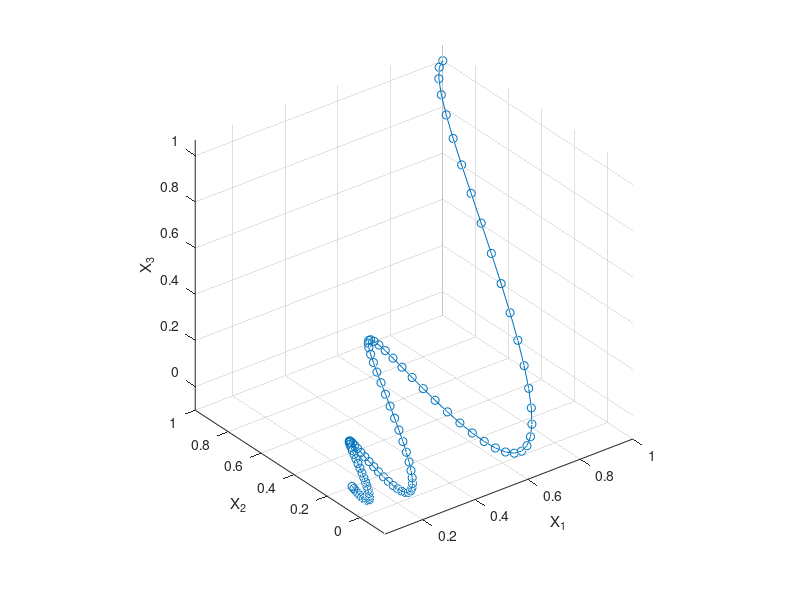

Write the MATLAB code that produced this figure.
A=[0 -6 -1 ;6 2 -16;-5 20 -10];
x0=[1 1 1]';X=[];
for t=0:0.01:1
    X=[X expm(t*A)*x0];
end
plot3(X(1,:),X(2,:),X(3,:),'-o');
xlabel('X_1');ylabel('X_2');zlabel('X_3');grid on;
axis tight square;